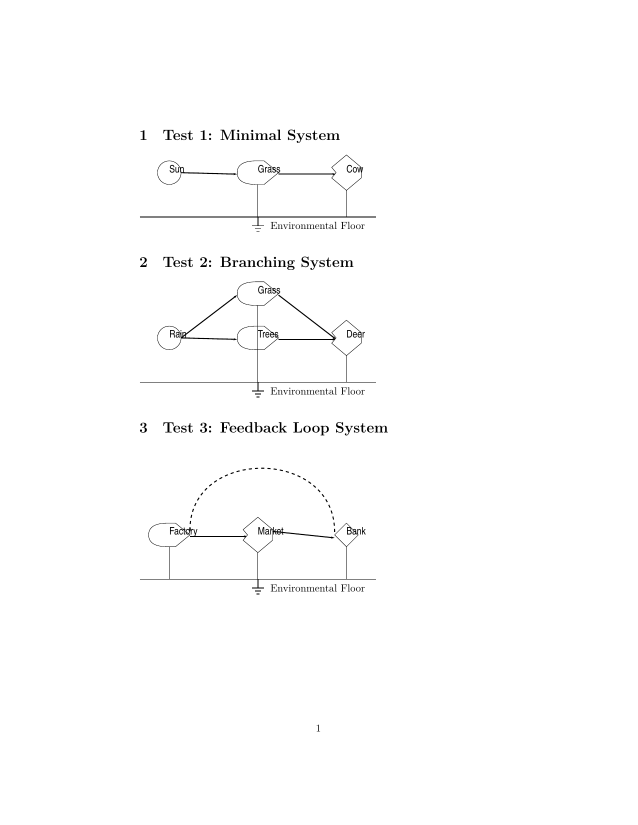
#> input picture tests/integration/test_complete_rendering.png, 1275 x 1650 px (shown at 1/2 size)
$ python compare_images.py ../integration/test_complete_rendering.png ../integration/test_heat_sinks.png out.png
#> lines starting #> are read from the running program, lines starting #| are printed output that depends on the picture; long printed decimals are rounded
#> in main, im1 is the input picture: PIL image 1275x1650 RGB; min 0, max 255, mean 252.9
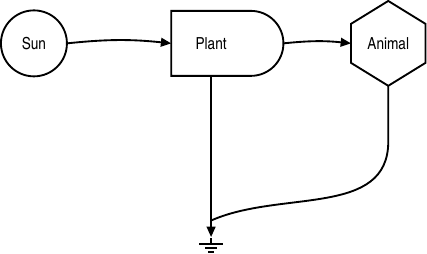
#> input picture tests/integration/test_heat_sinks.png, 427 x 254 px
#> in main, im2 is the input picture: PIL image 427x254 RGB; min 0, max 255, mean 247.3
import sys
import math
from PIL import Image, ImageChops

def calculate_rmse(im1, im2):
    # If sizes differ, resize im2 to match im1
    if im1.size != im2.size:
        print(f"Warning: resizing second image from {im2.size} to {im1.size}")
#| Warning: resizing second image from (427, 254) to (1275, 1650)
        im2 = im2.resize(im1.size, Image.Resampling.LANCZOS)
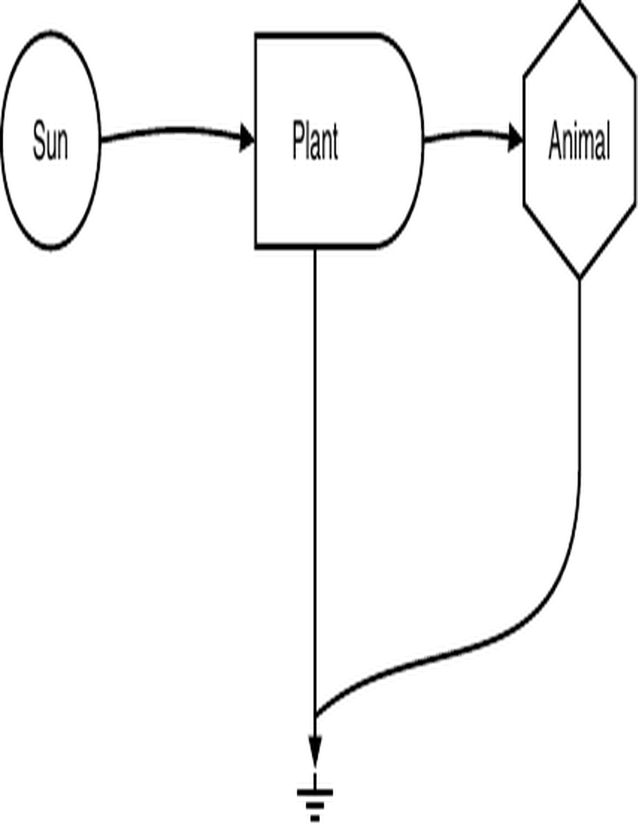
#> im2: PIL image 1275x1650 RGB (shown at 1/2 size); min 0, max 255, mean 247.2

    # Convert to RGB if needed
    if im1.mode != 'RGB':
        im1 = im1.convert('RGB')
    if im2.mode != 'RGB':
        im2 = im2.convert('RGB')

    diff = ImageChops.difference(im1, im2)
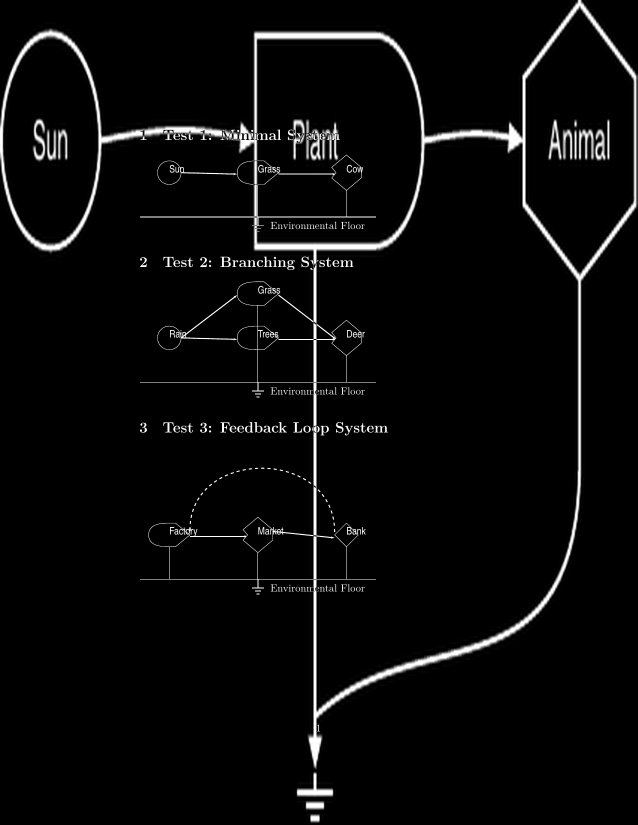
#> diff: PIL image 1275x1650 RGB (shown at 1/2 size); min 0, max 255, mean 9.6

    # Calculate RMSE
    # We sum the squares of differences for each pixel/channel
    # but ImageChops.difference gives absolute difference.
    # A more accurate way with Pillow:
    h = diff.histogram()
#> h = 768 values, max 1919989 at index 0, min 189 at index 130, mean 8217.8
    # histogram returns counts for each of 0-255 for R, then G, then B
    sum_of_squares = 0
    for i in range(len(h)):
        # i % 256 is the pixel difference value (0-255)
        # h[i] is the number of pixels with that difference
        sum_of_squares += h[i] * ((i % 256) ** 2)
#> this loop made 768 passes
#> sum_of_squares on passes 1 to 3: 0, 17801, 54141
#> after the loop, sum_of_squares = 12309770997

    # Total samples = width * height * 3 channels
    rms = math.sqrt(sum_of_squares / float(im1.size[0] * im1.size[1] * 3))
#> rms = 44.16
    return rms / 255.0

def main():
    if len(sys.argv) < 3:
        print("Usage: python3 compare_images.py image1.png image2.png [diff.png]")
        sys.exit(1)

    path1 = sys.argv[1]
    path2 = sys.argv[2]

    try:
        im1 = Image.open(path1)
        im2 = Image.open(path2)
    except Exception as e:
        print(f"Error opening images: {e}")
        sys.exit(1)

    rmse = calculate_rmse(im1, im2)
#> rmse = 0.173
    print(f"RMSE: {rmse:.6f}")
#| RMSE: 0.1732

    if len(sys.argv) >= 4:
        # Create a visual diff
        diff = ImageChops.difference(im1.convert('RGB'), im2.resize(im1.size).convert('RGB'))
        diff.save(sys.argv[3])

    if rmse < 0.05:
        print("Result: PASS")
        sys.exit(0)
    else:
        print("Result: FAIL")
#> (the run stopped early here; a loop or call above may not have finished)
